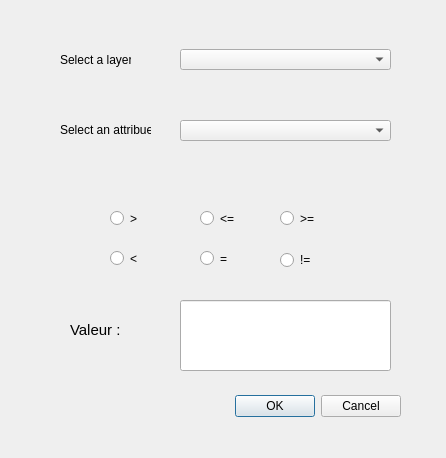
<?xml version="1.0" encoding="UTF-8"?>
<ui version="4.0">
 <class>dialog</class>
 <widget class="QDialog" name="dialog">
  <property name="geometry">
   <rect>
    <x>0</x>
    <y>0</y>
    <width>446</width>
    <height>458</height>
   </rect>
  </property>
  <property name="windowTitle">
   <string>MyReqAtt</string>
  </property>
  <widget class="QDialogButtonBox" name="button_box">
   <property name="geometry">
    <rect>
     <x>60</x>
     <y>390</y>
     <width>341</width>
     <height>32</height>
    </rect>
   </property>
   <property name="orientation">
    <enum>Qt::Horizontal</enum>
   </property>
   <property name="standardButtons">
    <set>QDialogButtonBox::Cancel|QDialogButtonBox::Ok</set>
   </property>
  </widget>
  <widget class="QComboBox" name="comboBox">
   <property name="geometry">
    <rect>
     <x>180</x>
     <y>49</y>
     <width>211</width>
     <height>21</height>
    </rect>
   </property>
  </widget>
  <widget class="QLabel" name="label">
   <property name="geometry">
    <rect>
     <x>60</x>
     <y>50</y>
     <width>71</width>
     <height>20</height>
    </rect>
   </property>
   <property name="text">
    <string>Select a layer</string>
   </property>
  </widget>
  <widget class="QLabel" name="label_2">
   <property name="geometry">
    <rect>
     <x>60</x>
     <y>120</y>
     <width>91</width>
     <height>20</height>
    </rect>
   </property>
   <property name="text">
    <string>Select an attribue </string>
   </property>
  </widget>
  <widget class="QComboBox" name="comboBox_2">
   <property name="geometry">
    <rect>
     <x>180</x>
     <y>120</y>
     <width>211</width>
     <height>21</height>
    </rect>
   </property>
  </widget>
  <widget class="QRadioButton" name="R1">
   <property name="geometry">
    <rect>
     <x>280</x>
     <y>210</y>
     <width>82</width>
     <height>17</height>
    </rect>
   </property>
   <property name="text">
    <string>&gt;=</string>
   </property>
  </widget>
  <widget class="QRadioButton" name="R2">
   <property name="geometry">
    <rect>
     <x>200</x>
     <y>210</y>
     <width>82</width>
     <height>17</height>
    </rect>
   </property>
   <property name="text">
    <string>&lt;=</string>
   </property>
  </widget>
  <widget class="QRadioButton" name="R3">
   <property name="geometry">
    <rect>
     <x>110</x>
     <y>210</y>
     <width>82</width>
     <height>17</height>
    </rect>
   </property>
   <property name="text">
    <string>&gt;</string>
   </property>
  </widget>
  <widget class="QRadioButton" name="R4">
   <property name="geometry">
    <rect>
     <x>110</x>
     <y>250</y>
     <width>82</width>
     <height>17</height>
    </rect>
   </property>
   <property name="text">
    <string>&lt;</string>
   </property>
  </widget>
  <widget class="QRadioButton" name="R5">
   <property name="geometry">
    <rect>
     <x>200</x>
     <y>250</y>
     <width>82</width>
     <height>17</height>
    </rect>
   </property>
   <property name="text">
    <string>=</string>
   </property>
  </widget>
  <widget class="QRadioButton" name="R6">
   <property name="geometry">
    <rect>
     <x>280</x>
     <y>250</y>
     <width>81</width>
     <height>20</height>
    </rect>
   </property>
   <property name="text">
    <string>!=</string>
   </property>
  </widget>
  <widget class="QLabel" name="label_3">
   <property name="geometry">
    <rect>
     <x>70</x>
     <y>320</y>
     <width>81</width>
     <height>20</height>
    </rect>
   </property>
   <property name="font">
    <font>
     <pointsize>11</pointsize>
    </font>
   </property>
   <property name="text">
    <string>Valeur : </string>
   </property>
  </widget>
  <widget class="QLineEdit" name="EditText">
   <property name="geometry">
    <rect>
     <x>180</x>
     <y>300</y>
     <width>211</width>
     <height>71</height>
    </rect>
   </property>
  </widget>
 </widget>
 <resources/>
 <connections>
  <connection>
   <sender>button_box</sender>
   <signal>accepted()</signal>
   <receiver>dialog</receiver>
   <slot>accept()</slot>
   <hints>
    <hint type="sourcelabel">
     <x>20</x>
     <y>20</y>
    </hint>
    <hint type="destinationlabel">
     <x>20</x>
     <y>20</y>
    </hint>
   </hints>
  </connection>
  <connection>
   <sender>button_box</sender>
   <signal>rejected()</signal>
   <receiver>dialog</receiver>
   <slot>reject()</slot>
   <hints>
    <hint type="sourcelabel">
     <x>20</x>
     <y>20</y>
    </hint>
    <hint type="destinationlabel">
     <x>20</x>
     <y>20</y>
    </hint>
   </hints>
  </connection>
 </connections>
</ui>
